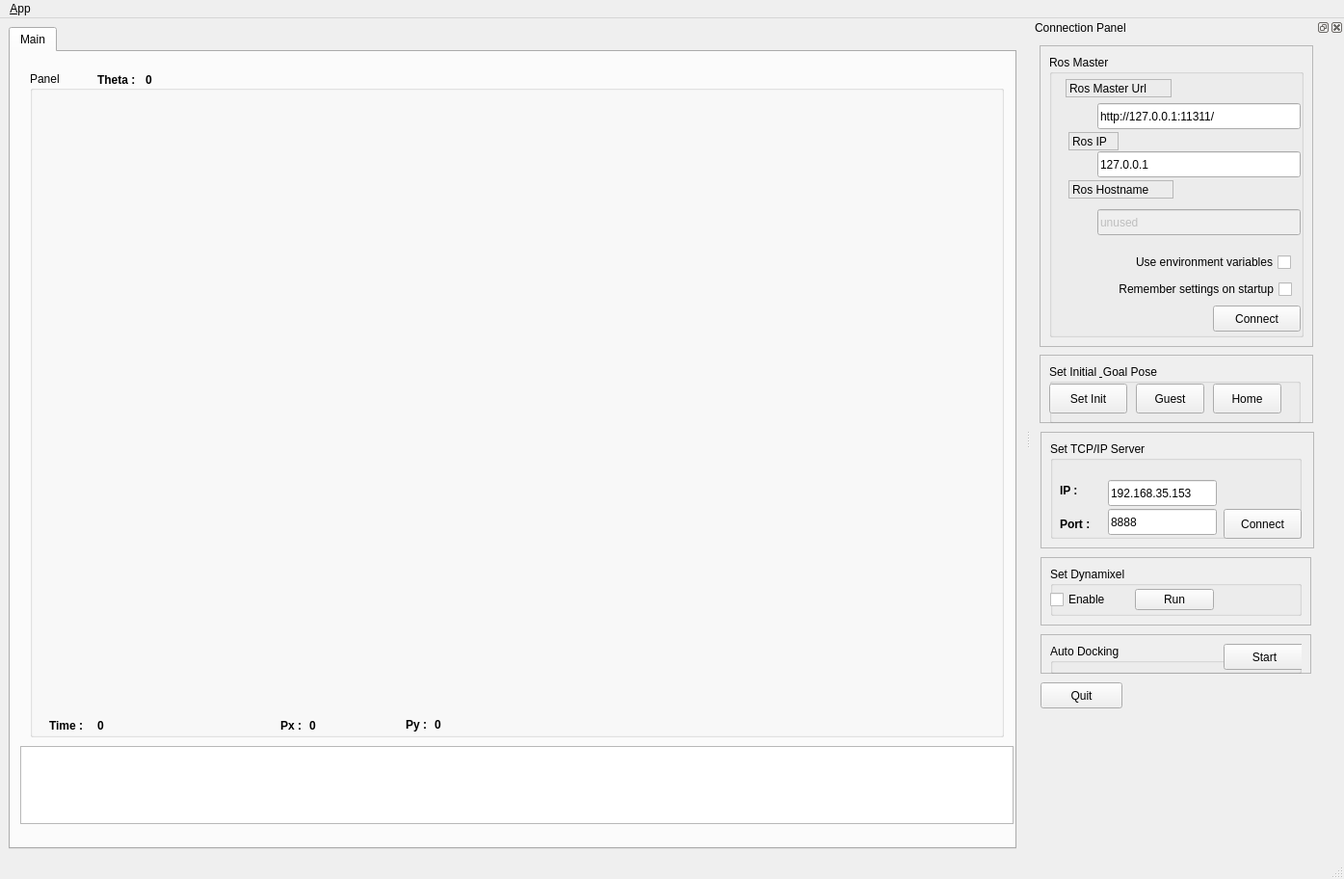
<?xml version="1.0" encoding="UTF-8"?>
<ui version="4.0">
 <class>MainWindowDesign</class>
 <widget class="QMainWindow" name="MainWindowDesign">
  <property name="geometry">
   <rect>
    <x>0</x>
    <y>0</y>
    <width>1395</width>
    <height>912</height>
   </rect>
  </property>
  <property name="windowTitle">
   <string>QRosApp</string>
  </property>
  <property name="windowIcon">
   <iconset resource="../resources/images.qrc">
    <normaloff>:/images/icon.png</normaloff>:/images/icon.png</iconset>
  </property>
  <property name="locale">
   <locale language="English" country="Australia"/>
  </property>
  <widget class="QWidget" name="centralwidget">
   <layout class="QHBoxLayout">
    <item>
     <widget class="QTabWidget" name="tab_manager">
      <property name="minimumSize">
       <size>
        <width>100</width>
        <height>0</height>
       </size>
      </property>
      <property name="locale">
       <locale language="English" country="Australia"/>
      </property>
      <property name="currentIndex">
       <number>0</number>
      </property>
      <widget class="QWidget" name="tab_status">
       <attribute name="title">
        <string>Main</string>
       </attribute>
       <widget class="QListView" name="view_logging">
        <property name="geometry">
         <rect>
          <x>10</x>
          <y>720</y>
          <width>1031</width>
          <height>81</height>
         </rect>
        </property>
       </widget>
       <widget class="QGroupBox" name="groupBox_2">
        <property name="geometry">
         <rect>
          <x>20</x>
          <y>20</y>
          <width>1011</width>
          <height>691</height>
         </rect>
        </property>
        <property name="title">
         <string>Panel</string>
        </property>
        <widget class="QWidget" name="verticalLayoutWidget">
         <property name="geometry">
          <rect>
           <x>20</x>
           <y>30</y>
           <width>981</width>
           <height>631</height>
          </rect>
         </property>
         <layout class="QVBoxLayout" name="vlRvizPanel"/>
        </widget>
        <widget class="QLabel" name="label_4">
         <property name="geometry">
          <rect>
           <x>20</x>
           <y>670</y>
           <width>51</width>
           <height>17</height>
          </rect>
         </property>
         <property name="font">
          <font>
           <weight>75</weight>
           <bold>true</bold>
          </font>
         </property>
         <property name="text">
          <string>Time :</string>
         </property>
        </widget>
        <widget class="QLabel" name="tbRosTime">
         <property name="geometry">
          <rect>
           <x>70</x>
           <y>670</y>
           <width>141</width>
           <height>17</height>
          </rect>
         </property>
         <property name="font">
          <font>
           <weight>75</weight>
           <bold>true</bold>
          </font>
         </property>
         <property name="text">
          <string>0</string>
         </property>
        </widget>
        <widget class="QLabel" name="tbMobileRobotPx">
         <property name="geometry">
          <rect>
           <x>290</x>
           <y>670</y>
           <width>101</width>
           <height>17</height>
          </rect>
         </property>
         <property name="font">
          <font>
           <weight>75</weight>
           <bold>true</bold>
          </font>
         </property>
         <property name="text">
          <string>0</string>
         </property>
        </widget>
        <widget class="QLabel" name="label_5">
         <property name="geometry">
          <rect>
           <x>260</x>
           <y>670</y>
           <width>31</width>
           <height>17</height>
          </rect>
         </property>
         <property name="font">
          <font>
           <weight>75</weight>
           <bold>true</bold>
          </font>
         </property>
         <property name="text">
          <string>Px :</string>
         </property>
        </widget>
        <widget class="QLabel" name="label_6">
         <property name="geometry">
          <rect>
           <x>390</x>
           <y>669</y>
           <width>31</width>
           <height>17</height>
          </rect>
         </property>
         <property name="font">
          <font>
           <weight>75</weight>
           <bold>true</bold>
          </font>
         </property>
         <property name="text">
          <string>Py :</string>
         </property>
        </widget>
        <widget class="QLabel" name="tbMobileRobotPy">
         <property name="geometry">
          <rect>
           <x>420</x>
           <y>669</y>
           <width>101</width>
           <height>17</height>
          </rect>
         </property>
         <property name="font">
          <font>
           <weight>75</weight>
           <bold>true</bold>
          </font>
         </property>
         <property name="text">
          <string>0</string>
         </property>
        </widget>
        <widget class="QLabel" name="label_7">
         <property name="geometry">
          <rect>
           <x>70</x>
           <y>0</y>
           <width>51</width>
           <height>17</height>
          </rect>
         </property>
         <property name="font">
          <font>
           <weight>75</weight>
           <bold>true</bold>
          </font>
         </property>
         <property name="text">
          <string>Theta :</string>
         </property>
        </widget>
        <widget class="QLabel" name="tbMobileRobotTheta">
         <property name="geometry">
          <rect>
           <x>120</x>
           <y>0</y>
           <width>101</width>
           <height>17</height>
          </rect>
         </property>
         <property name="font">
          <font>
           <weight>75</weight>
           <bold>true</bold>
          </font>
         </property>
         <property name="text">
          <string>0</string>
         </property>
        </widget>
       </widget>
      </widget>
     </widget>
    </item>
   </layout>
  </widget>
  <widget class="QMenuBar" name="menubar">
   <property name="geometry">
    <rect>
     <x>0</x>
     <y>0</y>
     <width>1395</width>
     <height>18</height>
    </rect>
   </property>
   <widget class="QMenu" name="menu_File">
    <property name="title">
     <string>&amp;App</string>
    </property>
    <addaction name="action_Preferences"/>
    <addaction name="separator"/>
    <addaction name="actionAbout"/>
    <addaction name="actionAbout_Qt"/>
    <addaction name="separator"/>
    <addaction name="action_Quit"/>
   </widget>
   <addaction name="menu_File"/>
  </widget>
  <widget class="QStatusBar" name="statusbar"/>
  <widget class="QDockWidget" name="dock_status">
   <property name="sizePolicy">
    <sizepolicy hsizetype="Minimum" vsizetype="Preferred">
     <horstretch>0</horstretch>
     <verstretch>0</verstretch>
    </sizepolicy>
   </property>
   <property name="minimumSize">
    <size>
     <width>325</width>
     <height>465</height>
    </size>
   </property>
   <property name="allowedAreas">
    <set>Qt::RightDockWidgetArea</set>
   </property>
   <property name="windowTitle">
    <string>Connection Panel</string>
   </property>
   <attribute name="dockWidgetArea">
    <number>2</number>
   </attribute>
   <widget class="QWidget" name="dockWidgetContents_2">
    <widget class="QFrame" name="frame">
     <property name="geometry">
      <rect>
       <x>9</x>
       <y>9</y>
       <width>284</width>
       <height>313</height>
      </rect>
     </property>
     <property name="sizePolicy">
      <sizepolicy hsizetype="Minimum" vsizetype="Preferred">
       <horstretch>0</horstretch>
       <verstretch>0</verstretch>
      </sizepolicy>
     </property>
     <property name="frameShape">
      <enum>QFrame::StyledPanel</enum>
     </property>
     <property name="frameShadow">
      <enum>QFrame::Raised</enum>
     </property>
     <layout class="QVBoxLayout" name="verticalLayout_3">
      <item>
       <widget class="QGroupBox" name="groupBox">
        <property name="title">
         <string>Ros Master</string>
        </property>
        <widget class="QLabel" name="label">
         <property name="geometry">
          <rect>
           <x>17</x>
           <y>25</y>
           <width>110</width>
           <height>19</height>
          </rect>
         </property>
         <property name="frameShape">
          <enum>QFrame::StyledPanel</enum>
         </property>
         <property name="frameShadow">
          <enum>QFrame::Raised</enum>
         </property>
         <property name="text">
          <string>Ros Master Url</string>
         </property>
        </widget>
        <widget class="QLineEdit" name="line_edit_master">
         <property name="geometry">
          <rect>
           <x>50</x>
           <y>50</y>
           <width>211</width>
           <height>27</height>
          </rect>
         </property>
         <property name="text">
          <string>http://127.0.0.1:11311/</string>
         </property>
        </widget>
        <widget class="QLabel" name="label_2">
         <property name="geometry">
          <rect>
           <x>20</x>
           <y>80</y>
           <width>52</width>
           <height>19</height>
          </rect>
         </property>
         <property name="frameShape">
          <enum>QFrame::StyledPanel</enum>
         </property>
         <property name="frameShadow">
          <enum>QFrame::Raised</enum>
         </property>
         <property name="text">
          <string>Ros IP</string>
         </property>
        </widget>
        <widget class="QLineEdit" name="line_edit_host">
         <property name="geometry">
          <rect>
           <x>50</x>
           <y>100</y>
           <width>211</width>
           <height>27</height>
          </rect>
         </property>
         <property name="text">
          <string>127.0.0.1</string>
         </property>
        </widget>
        <widget class="QLabel" name="label_3">
         <property name="geometry">
          <rect>
           <x>20</x>
           <y>130</y>
           <width>109</width>
           <height>19</height>
          </rect>
         </property>
         <property name="frameShape">
          <enum>QFrame::StyledPanel</enum>
         </property>
         <property name="frameShadow">
          <enum>QFrame::Raised</enum>
         </property>
         <property name="text">
          <string>Ros Hostname</string>
         </property>
        </widget>
        <widget class="QLineEdit" name="line_edit_topic">
         <property name="enabled">
          <bool>false</bool>
         </property>
         <property name="geometry">
          <rect>
           <x>50</x>
           <y>160</y>
           <width>211</width>
           <height>27</height>
          </rect>
         </property>
         <property name="text">
          <string>unused</string>
         </property>
        </widget>
        <widget class="QCheckBox" name="checkbox_use_environment">
         <property name="geometry">
          <rect>
           <x>40</x>
           <y>204</y>
           <width>211</width>
           <height>22</height>
          </rect>
         </property>
         <property name="layoutDirection">
          <enum>Qt::RightToLeft</enum>
         </property>
         <property name="text">
          <string>Use environment variables</string>
         </property>
        </widget>
        <widget class="QCheckBox" name="checkbox_remember_settings">
         <property name="geometry">
          <rect>
           <x>14</x>
           <y>232</y>
           <width>238</width>
           <height>22</height>
          </rect>
         </property>
         <property name="layoutDirection">
          <enum>Qt::RightToLeft</enum>
         </property>
         <property name="text">
          <string>Remember settings on startup</string>
         </property>
        </widget>
        <widget class="QPushButton" name="button_connect">
         <property name="enabled">
          <bool>true</bool>
         </property>
         <property name="geometry">
          <rect>
           <x>170</x>
           <y>260</y>
           <width>91</width>
           <height>27</height>
          </rect>
         </property>
         <property name="sizePolicy">
          <sizepolicy hsizetype="MinimumExpanding" vsizetype="Fixed">
           <horstretch>0</horstretch>
           <verstretch>0</verstretch>
          </sizepolicy>
         </property>
         <property name="toolTip">
          <string>Set the target to the current joint trajectory state.</string>
         </property>
         <property name="statusTip">
          <string>Clear all waypoints and set the target to the current joint trajectory state.</string>
         </property>
         <property name="text">
          <string>Connect</string>
         </property>
        </widget>
       </widget>
      </item>
     </layout>
    </widget>
    <widget class="QPushButton" name="quit_button">
     <property name="geometry">
      <rect>
       <x>10</x>
       <y>670</y>
       <width>85</width>
       <height>27</height>
      </rect>
     </property>
     <property name="sizePolicy">
      <sizepolicy hsizetype="MinimumExpanding" vsizetype="Fixed">
       <horstretch>0</horstretch>
       <verstretch>0</verstretch>
      </sizepolicy>
     </property>
     <property name="text">
      <string>Quit</string>
     </property>
    </widget>
    <widget class="QFrame" name="frame_2">
     <property name="geometry">
      <rect>
       <x>9</x>
       <y>330</y>
       <width>284</width>
       <height>71</height>
      </rect>
     </property>
     <property name="frameShape">
      <enum>QFrame::StyledPanel</enum>
     </property>
     <property name="frameShadow">
      <enum>QFrame::Raised</enum>
     </property>
     <widget class="QGroupBox" name="groupBox_3">
      <property name="geometry">
       <rect>
        <x>10</x>
        <y>10</y>
        <width>261</width>
        <height>61</height>
       </rect>
      </property>
      <property name="title">
       <string>Set Initial &amp; Goal Pose</string>
      </property>
      <widget class="QPushButton" name="btnSetInitialPose">
       <property name="geometry">
        <rect>
         <x>0</x>
         <y>20</y>
         <width>81</width>
         <height>31</height>
        </rect>
       </property>
       <property name="text">
        <string>Set Init</string>
       </property>
      </widget>
      <widget class="QPushButton" name="btnGuest">
       <property name="geometry">
        <rect>
         <x>90</x>
         <y>20</y>
         <width>71</width>
         <height>31</height>
        </rect>
       </property>
       <property name="text">
        <string>Guest</string>
       </property>
      </widget>
      <widget class="QPushButton" name="btnHome">
       <property name="geometry">
        <rect>
         <x>170</x>
         <y>20</y>
         <width>71</width>
         <height>31</height>
        </rect>
       </property>
       <property name="text">
        <string>Home</string>
       </property>
      </widget>
     </widget>
    </widget>
    <widget class="QFrame" name="frame_3">
     <property name="geometry">
      <rect>
       <x>10</x>
       <y>410</y>
       <width>284</width>
       <height>121</height>
      </rect>
     </property>
     <property name="frameShape">
      <enum>QFrame::StyledPanel</enum>
     </property>
     <property name="frameShadow">
      <enum>QFrame::Raised</enum>
     </property>
     <widget class="QGroupBox" name="groupBox_4">
      <property name="geometry">
       <rect>
        <x>10</x>
        <y>10</y>
        <width>261</width>
        <height>101</height>
       </rect>
      </property>
      <property name="title">
       <string>Set TCP/IP Server</string>
      </property>
      <widget class="QPushButton" name="btnConnectServer">
       <property name="geometry">
        <rect>
         <x>180</x>
         <y>70</y>
         <width>81</width>
         <height>31</height>
        </rect>
       </property>
       <property name="text">
        <string>Connect</string>
       </property>
      </widget>
      <widget class="QLabel" name="label_14">
       <property name="geometry">
        <rect>
         <x>10</x>
         <y>42</y>
         <width>26</width>
         <height>17</height>
        </rect>
       </property>
       <property name="font">
        <font>
         <weight>75</weight>
         <bold>true</bold>
        </font>
       </property>
       <property name="text">
        <string>IP : </string>
       </property>
      </widget>
      <widget class="QLabel" name="label_16">
       <property name="geometry">
        <rect>
         <x>10</x>
         <y>77</y>
         <width>43</width>
         <height>17</height>
        </rect>
       </property>
       <property name="font">
        <font>
         <weight>75</weight>
         <bold>true</bold>
        </font>
       </property>
       <property name="text">
        <string>Port : </string>
       </property>
      </widget>
      <widget class="QLineEdit" name="ipAddress">
       <property name="geometry">
        <rect>
         <x>60</x>
         <y>40</y>
         <width>113</width>
         <height>27</height>
        </rect>
       </property>
       <property name="text">
        <string>192.168.35.153</string>
       </property>
      </widget>
      <widget class="QLineEdit" name="portNum">
       <property name="geometry">
        <rect>
         <x>60</x>
         <y>70</y>
         <width>113</width>
         <height>27</height>
        </rect>
       </property>
       <property name="text">
        <string>8888</string>
       </property>
      </widget>
      <zorder>label_14</zorder>
      <zorder>label_16</zorder>
      <zorder>ipAddress</zorder>
      <zorder>portNum</zorder>
      <zorder>btnConnectServer</zorder>
     </widget>
    </widget>
    <widget class="QFrame" name="frame_4">
     <property name="geometry">
      <rect>
       <x>10</x>
       <y>540</y>
       <width>281</width>
       <height>71</height>
      </rect>
     </property>
     <property name="frameShape">
      <enum>QFrame::StyledPanel</enum>
     </property>
     <property name="frameShadow">
      <enum>QFrame::Raised</enum>
     </property>
     <widget class="QGroupBox" name="groupBox_5">
      <property name="geometry">
       <rect>
        <x>10</x>
        <y>10</y>
        <width>261</width>
        <height>51</height>
       </rect>
      </property>
      <property name="title">
       <string>Set Dynamixel</string>
      </property>
      <widget class="QWidget" name="layoutWidget">
       <property name="geometry">
        <rect>
         <x>0</x>
         <y>20</y>
         <width>170</width>
         <height>29</height>
        </rect>
       </property>
       <layout class="QHBoxLayout" name="horizontalLayout">
        <item>
         <widget class="QCheckBox" name="cbEnableDxl">
          <property name="text">
           <string>Enable</string>
          </property>
         </widget>
        </item>
        <item>
         <widget class="QPushButton" name="btnRunDxl">
          <property name="text">
           <string>Run</string>
          </property>
         </widget>
        </item>
       </layout>
      </widget>
     </widget>
    </widget>
    <widget class="QFrame" name="frame_5">
     <property name="geometry">
      <rect>
       <x>10</x>
       <y>620</y>
       <width>281</width>
       <height>41</height>
      </rect>
     </property>
     <property name="frameShape">
      <enum>QFrame::StyledPanel</enum>
     </property>
     <property name="frameShadow">
      <enum>QFrame::Raised</enum>
     </property>
     <widget class="QGroupBox" name="groupBox_6">
      <property name="geometry">
       <rect>
        <x>10</x>
        <y>10</y>
        <width>261</width>
        <height>31</height>
       </rect>
      </property>
      <property name="title">
       <string>Auto Docking</string>
      </property>
      <widget class="QPushButton" name="btnDocking">
       <property name="geometry">
        <rect>
         <x>180</x>
         <y>0</y>
         <width>85</width>
         <height>27</height>
        </rect>
       </property>
       <property name="text">
        <string>Start</string>
       </property>
      </widget>
     </widget>
    </widget>
   </widget>
  </widget>
  <action name="action_Quit">
   <property name="text">
    <string>&amp;Quit</string>
   </property>
   <property name="shortcut">
    <string>Ctrl+Q</string>
   </property>
   <property name="shortcutContext">
    <enum>Qt::ApplicationShortcut</enum>
   </property>
  </action>
  <action name="action_Preferences">
   <property name="text">
    <string>&amp;Preferences</string>
   </property>
  </action>
  <action name="actionAbout">
   <property name="text">
    <string>&amp;About</string>
   </property>
  </action>
  <action name="actionAbout_Qt">
   <property name="text">
    <string>About &amp;Qt</string>
   </property>
  </action>
 </widget>
 <resources>
  <include location="../resources/images.qrc"/>
 </resources>
 <connections>
  <connection>
   <sender>action_Quit</sender>
   <signal>triggered()</signal>
   <receiver>MainWindowDesign</receiver>
   <slot>close()</slot>
   <hints>
    <hint type="sourcelabel">
     <x>-1</x>
     <y>-1</y>
    </hint>
    <hint type="destinationlabel">
     <x>399</x>
     <y>299</y>
    </hint>
   </hints>
  </connection>
  <connection>
   <sender>quit_button</sender>
   <signal>clicked()</signal>
   <receiver>MainWindowDesign</receiver>
   <slot>close()</slot>
   <hints>
    <hint type="sourcelabel">
     <x>1385</x>
     <y>880</y>
    </hint>
    <hint type="destinationlabel">
     <x>469</x>
     <y>299</y>
    </hint>
   </hints>
  </connection>
 </connections>
</ui>
